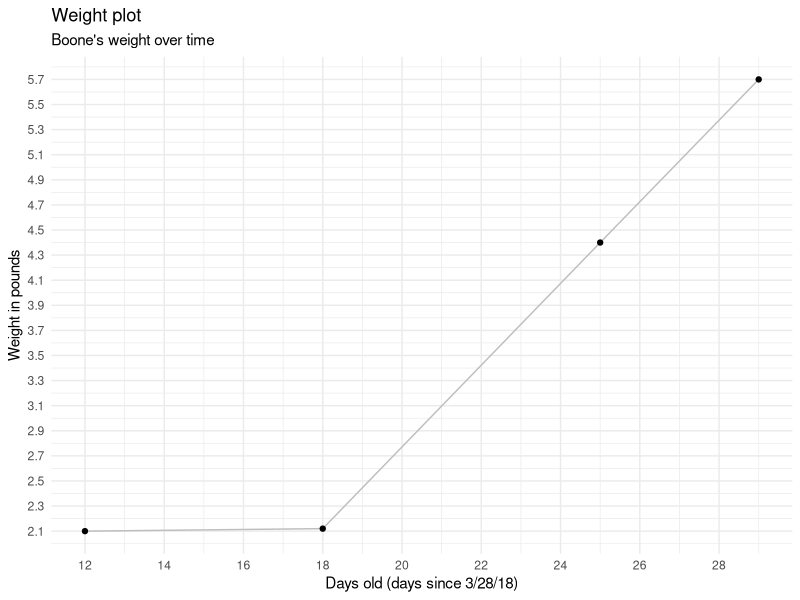

Write the R code that produced this figure.
## ---- chunk 1
knitr::opts_chunk$set(echo = FALSE, warning = FALSE, message = FALSE)
library(tidyverse)
## ---- chunk 2
theme_set(theme_minimal())
## ---- chunk 3
boone <- read_csv("boone_growth_records.csv")
## ---- chunk 4
ggplot(boone, aes(x = days_old, y = wt_lbs)) + 
  geom_line(color = "grey") +
  geom_point() + 
  scale_x_continuous(breaks = seq(min(boone$days_old), max(boone$days_old), by = 2)) + 
  scale_y_continuous(breaks = seq(min(boone$wt_lbs), max(boone$wt_lbs), by = .2)) + 
  ylab("Weight in pounds") + 
  xlab("Days old (days since 3/28/18)") +
  ggtitle("Weight plot") + 
  labs(subtitle = "Boone's weight over time")
